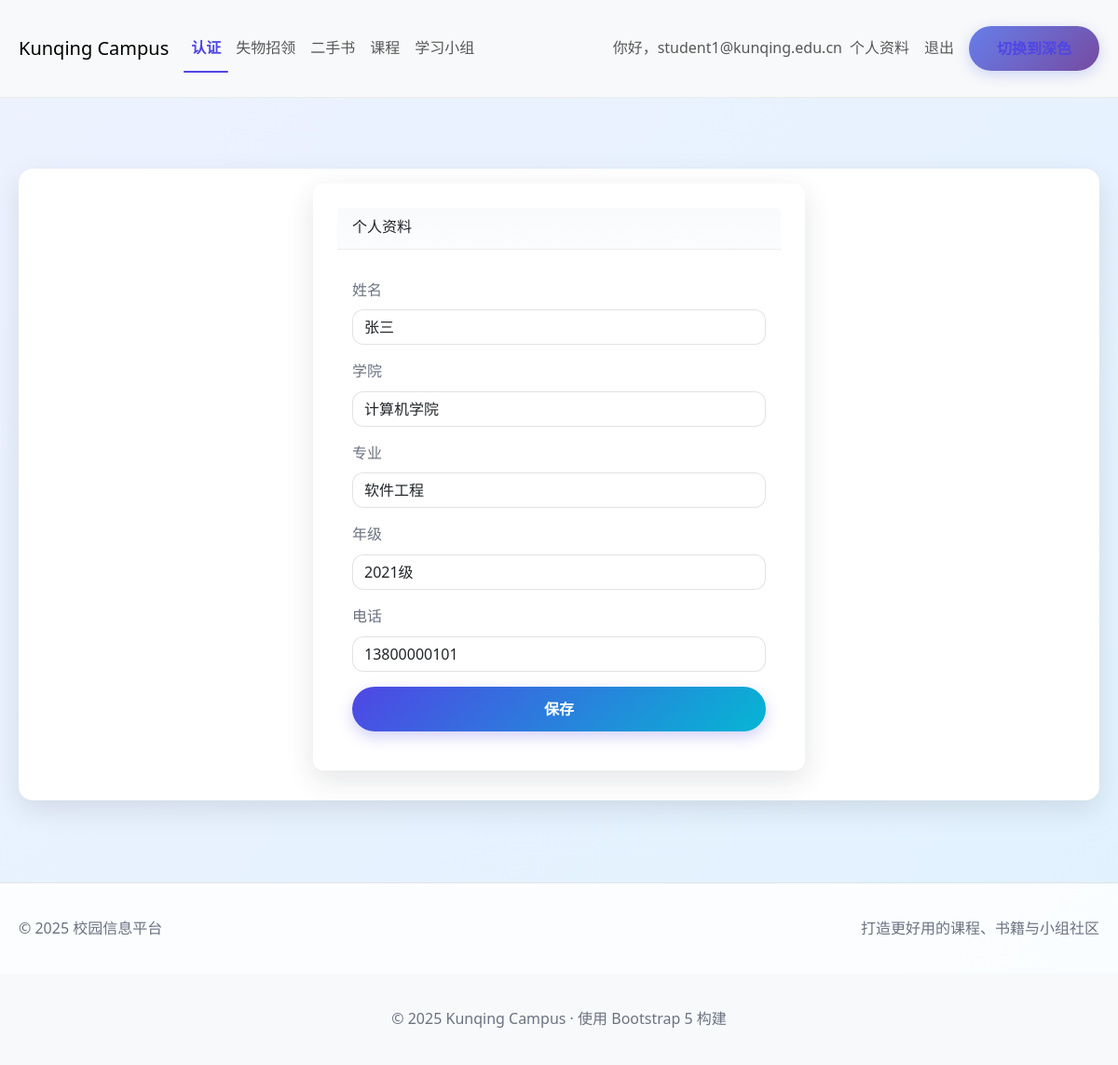
The page /auth/profile (signed in) on the database its author committed.
### tables this page shows
CREATE TABLE users (
            id INTEGER PRIMARY KEY AUTOINCREMENT,
            student_id TEXT UNIQUE NOT NULL,
            email TEXT UNIQUE NOT NULL,
            password_hash TEXT NOT NULL,
            real_name TEXT,
            college TEXT,
            major TEXT,
            grade TEXT,
            phone TEXT,
            avatar TEXT,
            create_time TIMESTAMP DEFAULT CURRENT_TIMESTAMP,
            last_login TIMESTAMP
        , admin_level INTEGER DEFAULT 0);

### app/routes/auth.py (the view)
@auth_bp.route("/profile", methods=["GET", "POST"])
@login_required
def profile():
    form = ProfileForm()
    if request.method == "POST":
        if form.validate_on_submit():
            updated = SimpleUser.update_profile(
                current_user.id,
                real_name=form.real_name.data.strip() if form.real_name.data else None,
                college=form.college.data.strip() if form.college.data else None,
                major=form.major.data.strip() if form.major.data else None,
                grade=form.grade.data.strip() if form.grade.data else None,
                phone=form.phone.data.strip() if form.phone.data else None,
            )
            if updated:
                current_user.real_name = updated.real_name
                current_user.college = updated.college
                current_user.major = updated.major
                current_user.grade = updated.grade
                current_user.phone = updated.phone
                flash("资料已保存", "success")
            else:
                flash("保存失败，请稍后重试", "error")
        else:
            flash("请检查表单输入", "error")
    else:
        form.real_name.data = getattr(current_user, "real_name", "") or ""
        form.college.data = getattr(current_user, "college", "") or ""
        form.major.data = getattr(current_user, "major", "") or ""
        form.grade.data = getattr(current_user, "grade", "") or ""
        form.phone.data = getattr(current_user, "phone", "") or ""
    return render_template("auth/profile.html", form=form)

### app/forms/auth.py
class ProfileForm(FlaskForm):
    real_name = StringField("姓名", validators=[Length(max=50)])
    college = StringField("学院", validators=[Length(max=100)])
    major = StringField("专业", validators=[Length(max=100)])
    grade = StringField("年级", validators=[Length(max=20)])
    phone = StringField("电话", validators=[Length(max=20)])
    submit = SubmitField("保存")

### app/simple_models.py (called while the page is built)
    @property
    def is_authenticated(self):
        return True

    @staticmethod
    def get_by_id(user_id):
        conn = sqlite3.connect(DB_PATH)
        cursor = conn.cursor()
        cursor.execute('SELECT * FROM users WHERE id = ?', (user_id,))
        row = cursor.fetchone()
        conn.close()
        if row:
            return SimpleUser(
                id=row[0],
                student_id=row[1],
                email=row[2],
                password_hash=row[3],
                real_name=row[4],
                college=row[5],
                major=row[6],
                grade=row[7],
                phone=row[8],
                avatar=row[9],
                create_time=row[10],
                last_login=row[11]
            )
        return None

### app/templates/auth/profile.html (shortened to what this page needs)
{% extends 'base.html' %}
{% block content %}
<div class="row justify-content-center">
  <div class="col-12 col-md-8 col-lg-6">
    <div class="card glass-card">
      <div class="card-header">个人资料</div>
      <div class="card-body">
        <form method="post">
          <div class="mb-3">
            {{ form.real_name.label(class="form-label") }}
            {{ form.real_name(class="form-control", placeholder="姓名") }}
          </div>
          <div class="mb-3">
            {{ form.college.label(class="form-label") }}
            {{ form.college(class="form-control", placeholder="学院") }}
          </div>
          <div class="mb-3">
            {{ form.major.label(class="form-label") }}
            {{ form.major(class="form-control", placeholder="专业") }}
          </div>
          <div class="mb-3">
            {{ form.grade.label(class="form-label") }}
            {{ form.grade(class="form-control", placeholder="年级") }}
          </div>
          <div class="mb-3">
            {{ form.phone.label(class="form-label") }}
            {{ form.phone(class="form-control", placeholder="电话") }}
          </div>
          {{ form.submit(class="btn btn-primary w-100") }}
        </form>
      </div>
    </div>
  </div>
</div>
{% endblock %}

### app/templates/base.html (shortened to what this page needs)
<!doctype html>
<html lang="zh-CN" data-bs-theme="light">
  <head>
    <link href="https://cdn.jsdelivr.net/npm/bootstrap@5.3.2/dist/css/bootstrap.min.css" rel="stylesheet">
    <link rel="stylesheet" href="{{ url_for('static', filename='css/style.css') }}">
  </head>
  <body>
    <nav class="navbar navbar-expand-lg bg-body-tertiary mb-3">
      <div class="container">
        <a class="navbar-brand" href="/">Kunqing Campus</a>
        <div class="collapse navbar-collapse" id="navbarNav">
          <ul class="navbar-nav me-auto mb-2 mb-lg-0">
            <li class="nav-item"><a class="nav-link {% if request.path.startswith('/auth') %}active{% endif %}" href="/auth/">认证</a></li>
            <li class="nav-item"><a class="nav-link {% if request.path.startswith('/lost') %}active{% endif %}" href="{{ url_for('lost_found.index') }}">失物招领</a></li>
            <li class="nav-item"><a class="nav-link {% if request.path.startswith('/books') %}active{% endif %}" href="/books/">二手书</a></li>
            <li class="nav-item"><a class="nav-link {% if request.path.startswith('/courses') %}active{% endif %}" href="/courses/">课程</a></li>
            <li class="nav-item"><a class="nav-link {% if request.path.startswith('/study') %}active{% endif %}" href="{{ url_for('study_groups.index') }}">学习小组</a></li>
          </ul>
          <ul class="navbar-nav align-items-center">
            {% if current_user.is_authenticated %}
              <li class="nav-item"><span class="navbar-text">你好，{{ current_user.email or current_user.student_id }}</span></li>
              <li class="nav-item"><a class="nav-link" href="{{ url_for('auth.profile') }}">个人资料</a></li>
              <li class="nav-item"><a class="nav-link" href="{{ url_for('auth.logout') }}">退出</a></li>
            {% else %}
              <li class="nav-item"><a class="nav-link" href="{{ url_for('auth.login') }}">登录</a></li>
              <li class="nav-item"><a class="nav-link" href="{{ url_for('auth.register') }}">注册</a></li>
            {% endif %}
            <li class="nav-item ms-2">
              <button id="themeToggle" class="btn btn-outline-primary btn-sm">切换主题</button>
            </li>
          </ul>
        </div>
      </div>
    </nav>
    <div class="container">
    </div>
    <main class="container mb-5">
      <div class="main-content">
        {% block content %}{% endblock %}
      </div>
    </main>
    <footer class="border-top py-3 mt-auto" style="background-color: rgba(255,255,255,0.85);">
      <div class="container d-flex justify-content-between align-items-center">
        <span class="text-muted">© 2025 校园信息平台</span>
        <span class="text-muted">打造更好用的课程、书籍与小组社区</span>
      </div>
    </footer>
    <footer class="bg-body-tertiary py-3 mt-auto">
      <div class="container text-center text-muted">
        &copy; {{ 2025 }} Kunqing Campus · 使用 Bootstrap 5 构建
      </div>
    </footer>
  </body>
  </html>

### app/static/css/style.css (style rules this page uses)
* { margin: 0; padding: 0; box-sizing: border-box; }
body { font-family: 'Segoe UI', Tahoma, Geneva, Verdana, sans-serif; line-height: 1.6; color: #333; background: linear-gradient(135deg, #667eea 0%, #764ba2 100%); min-height: 100vh; }
.container { max-width: 1200px; margin: 0 auto; padding: 20px; }
.main-content { background: white; border-radius: 15px; padding: 40px; box-shadow: 0 10px 30px rgba(0, 0, 0, 0.1); margin-bottom: 20px; }
.card { background: white; border-radius: 12px; padding: 25px; box-shadow: 0 4px 15px rgba(0, 0, 0, 0.1); transition: all 0.3s ease; border: 1px solid #e9ecef; }
.btn { display: inline-block; padding: 12px 30px; background: linear-gradient(135deg, #667eea 0%, #764ba2 100%); color: white; text-decoration: none; border-radius: 25px; font-weight: 600; font-size: 16px; border: none; cursor: pointer; transition: all 0.3s ease; box-shadow: 0 4px 15px rgba(102, 126, 234, 0.3); }
a { color: #667eea; text-decoration: none; transition: color 0.3s ease; }
.main-content { animation: fadeIn 0.6s ease-out; }
.card { animation: fadeIn 0.6s ease-out; }
.card-header { display: flex; justify-content: space-between; align-items: center; margin-bottom: 15px; padding-bottom: 10px; border-bottom: 1px solid #e9ecef; }
:root { --brand-primary: #4f46e5; --brand-primary-dark: #3730a3; --brand-accent: #06b6d4; --text-primary: #1f2937; --text-muted: #6b7280; --bg-soft: #f8fafc; --card-bg: #ffffff; --card-shadow: 0 8px 24px rgba(31, 41, 55, 0.12); --radius-md: 12px; --radius-lg: 18px; --bg-gradient-start: #eef2ff; --bg-gradient-end: #e0f2fe; }
body { color: var(--text-primary); background: linear-gradient(135deg, var(--bg-gradient-start), var(--bg-gradient-end)); min-height: 100vh; }
.navbar { backdrop-filter: saturate(180%) blur(6px); background-color: rgba(255,255,255,0.85); border-bottom: 1px solid rgba(15,23,42,0.06); }
.navbar .nav-link { padding: 0.5rem 0.75rem; }
.navbar .nav-link.active { color: var(--brand-primary) !important; font-weight: 600; position: relative; }
.navbar .nav-link.active::after { content: ""; position: absolute; left: 0; bottom: -0.3rem; width: 100%; height: 2px; background: var(--brand-primary); border-radius: 2px; }
.main-content { padding-top: 1rem; padding-bottom: 2rem; }
.card { border-radius: var(--radius-md); border: 1px solid rgba(15,23,42,0.06); box-shadow: 0 1px 3px rgba(31,41,55,0.06); background-color: var(--card-bg); transition: transform 0.18s ease, box-shadow 0.18s ease; }
.card-header { background: linear-gradient(180deg, rgba(248,250,252,0.9), rgba(248,250,252,0.6)); border-bottom: 1px solid rgba(15,23,42,0.06); }
.btn-primary { background: linear-gradient(135deg, var(--brand-primary), var(--brand-accent)); border: none; box-shadow: 0 6px 16px rgba(79,70,229,0.25); }
.btn-outline-primary { color: var(--brand-primary); border-color: var(--brand-primary); }
.form-label { color: var(--text-muted); }
.form-control, .form-select { border-radius: var(--radius-md); border: 1px solid rgba(15,23,42,0.12); }
a { color: var(--brand-primary); }
.text-muted { color: var(--text-muted) !important; }
.glass-card { background: rgba(255, 255, 255, 0.65); backdrop-filter: blur(12px) saturate(120%); -webkit-backdrop-filter: blur(12px) saturate(120%); border: 1px solid rgba(255, 255, 255, 0.45); box-shadow: 0 10px 30px rgba(31,41,55,0.12); }

### rows shown on the page
users: email "student1@kunqing.edu.cn", real_name "张三", college "计算机学院", major "软件工程", grade "2021级", phone "13800000101"

### other values the page prints
{{ 2025 }} "2025"
